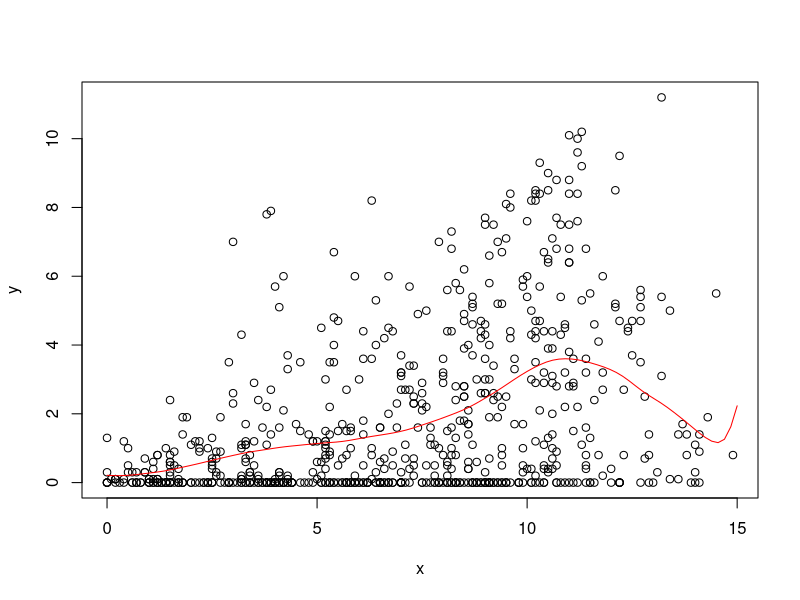
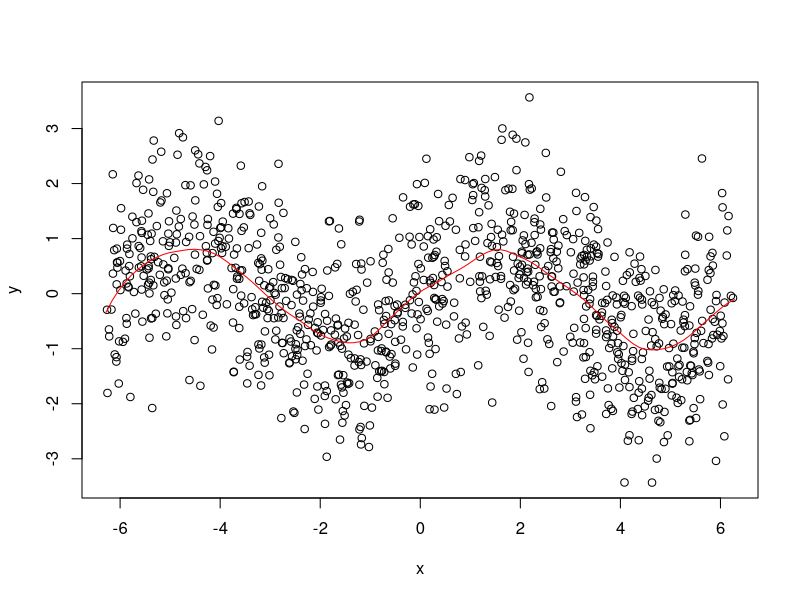

These figures' R source, in order:
# STAT-S 610
# LAB 4
# 2019-10-03
# https://jfukuyama.github.io/teaching/stat610/assignments/lab4.pdf

# --- functions --- #

#' @param x (numeric) vector of same length as y
#' @param y (numeric) vector of same length as y
#' @param z (numeric) vector, can be of a different length
#' @param omega (numeric) must be a scalar
#' @return (numeric) vector of the same length as z
llr = function(x, y, z, omega) {
  fits = sapply(z, compute_f_hat, x, y, omega)
  return(fits)
}

#' @param z (numeric) must be a scalar
#' @param x (numeric) vector of the same length as y
#' @param y (numeric) vector of the same length as x
#' @param omega (numeric) must be a scalar
#' @return (numeric) scalar
compute_f_hat = function(z, x, y, omega) {
  Wz = make_weight_matrix(z, x, omega)
  X = make_predictor_matrix(x)
  #f_hat = c(1, z) %*% solve(t(X) %*% Wz %*% X) %*% t(X) %*% Wz %*% y
  #f_hat = c(1, z) %*% solve(t(X) %*% apply(t(X),1,function(x){Wz*x})) %*% t(X) %*% (Wz * y)
  f_hat = c(1, z) %*% solve(t(X)%*% sweep(X, 1 , Wz, FUN = "*")) %*% t(X) %*% (Wz*y)
  return(f_hat)
  
}

#' @param z (numeric) must be a scalar
#' @param x (numeric) vector of arbitrary length
#' @param omega (numeric) must be a scalar
#' @return (numeric) a diagonal matrix
make_weight_matrix = function(z, x, omega) {
  r = abs(x - z) / omega  # this is a vector of the same length as x
  w = sapply(r, W)  # this is a vector of the same length as x and r
  #Wz = diag(w)  # this is a diagonal matrix with elements from w
  Wz = w
  return(Wz)
}

#' @param r (numeric) must be a scalar
#' @return (numeric) scalar
W = function(r) {
  if (abs(r) < 1) {
    return((1 - abs(r) ** 3) ** 3)
  } else {
    return(0)
  }
}

#' @param x (numeric) vector of arbitrary length
#' @return (numeric) matrix with 2 columns and rows equal to length of x
make_predictor_matrix = function(x) {
  n = length(x)
  return(cbind(rep(1, n), x))
}


# --- example 1 --- #

# get the data
data(french_fries, package = 'reshape2')
french_fries = na.omit(french_fries)

# input data
x = french_fries$potato
y = french_fries$buttery

# space along which to smooth
z = seq(0, 15, length.out = 100)

# run smoothing
fits = llr(z = z, x = x, y = y, omega = 2)

# plot the data and the smoother
plot(x, y)
lines(z, fits, col = 'red')


# --- example 2 --- #

# noisy sine wave
x = runif(1000, -2 * pi, 2 * pi)
y = sin(x) + rnorm(length(x))

# space along which to smooth
z = seq(-2 * pi, 2 * pi, length.out = 100)

# run smoothing
fits = llr(z = z, x = x, y = y, omega = pi / 3)

# plot the data and the smoother
plot(x, y)
lines(z, fits, col = 'red')
